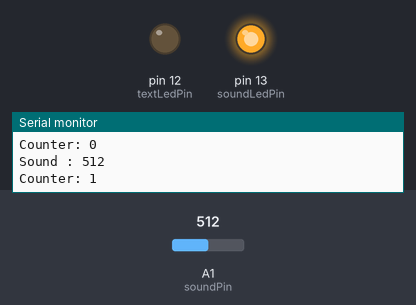
Simulated run of this sketch. Board: Arduino Uno, built with avr-gcc and run on an emulated ATmega328P. On the bench: output pins drawn as LEDs (lit = HIGH), the last lines printed to the serial monitor. The inputs (shaded band) are chosen by the test bench; at power-on: A1 (soundPin) = 512.

Above: at 0.4 s.
At 3.3 s:
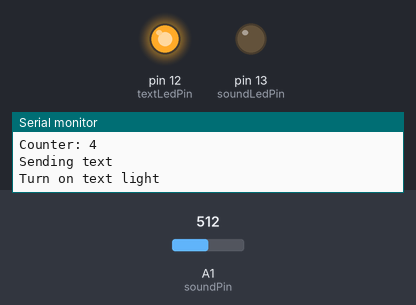
At 5.9 s:
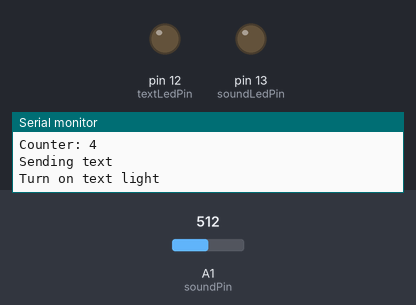
Timing chart, 0 to 7.8 s (numbered marks = the images above):
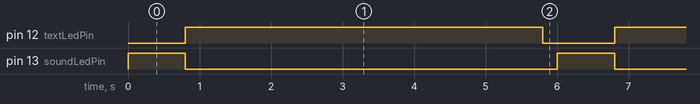

The sketch:

SimpleSound.ino
```cpp
const int soundPin = A1;
const int soundLedPin = 13;
const int textLedPin = 12;

const int soundThreshold = 700;
const int crySoundAllowance = 5;
int crySoundCounter = 0;
int timeSinceLastCry = 0;

void setup() {

  Serial.begin(9600);

  pinMode( soundLedPin, OUTPUT );
  pinMode( textLedPin, OUTPUT );

  digitalWrite( soundLedPin, LOW );
  digitalWrite( textLedPin, LOW );

}


void loop() {
  int currentTime = millis();

  int currentSound = analogRead( soundPin );

  if ( currentSound <= soundThreshold ) {
      Serial.print( "Sound : " );
      Serial.println( currentSound );
      Serial.print( "Counter: " );
      Serial.println( crySoundCounter );
      digitalWrite( soundLedPin, HIGH);
      if ( currentTime - timeSinceLastCry < 10000 ) {
          // Increment the crySoundCounter
          crySoundCounter++;
          if ( crySoundCounter == crySoundAllowance ) {
            Serial.println("Sending text" );
            sendText();
          }
       } else {
         crySoundCounter = 0;
       }
       timeSinceLastCry = currentTime;
  } else {
       digitalWrite( soundLedPin, LOW);
  }

  delay(200);


}

void sendText() {
  crySoundCounter = 0;
  Serial.println("Turn on text light");
  digitalWrite( soundLedPin, LOW);
  digitalWrite( textLedPin, HIGH );
  delay( 5000 );
  digitalWrite( textLedPin, LOW );
}
```

Measured:
- by itself, pin 12 (textLedPin): alternates HIGH for 5.0 s and LOW for 1.0 s
- by itself, pin 13 (soundLedPin): alternates HIGH for 0.80 s and LOW for 5.2 s
- by itself, everything shown: repeats every 6.0 s, in 3 steps
